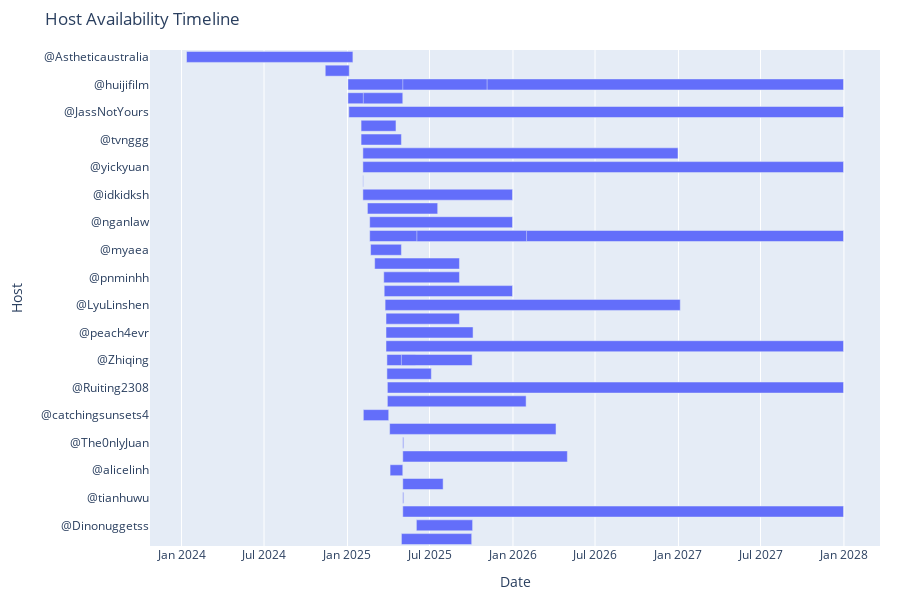

This figure's notebook cell:
### Code cell
import pandas as pd
import plotly.express as px

# Assuming 'hosts' DataFrame is already loaded

# 1. Convert dates to datetime
hosts['Available Start Date'] = pd.to_datetime(hosts['Available Start Date'])
hosts['Available End Date'] = pd.to_datetime(hosts['Available End Date'])

# 2. Optional: Cap extreme future dates (e.g., 2045) to improve visualization
max_allowed_date = pd.to_datetime("2027-12-31")
hosts['Available End Date'] = hosts['Available End Date'].apply(
    lambda x: min(x, max_allowed_date)
)

# 3. Optional: Sort hosts by start date (for neater timeline)
hosts = hosts.sort_values(by='Available Start Date')

# 4. Plot Gantt chart
fig = px.timeline(
    hosts,
    x_start="Available Start Date",
    x_end="Available End Date",
    y="Username",
    title="Host Availability Timeline",
    labels={"Username": "Host"},
)

fig.update_yaxes(autorange="reversed")  # Earliest host on top
fig.update_layout(
    height=600,
    xaxis_title="Date",
    yaxis_title="Host",
    margin=dict(l=150, r=20, t=50, b=20)
)

fig.show()

### Figure 1 — Plotly figure (JSON) as saved in the notebook; plotly's stock layout.template omitted (floating-point values rounded to 4 significant figures)
{"data": [{"base": ["2024-01-12T00:00:00.000000000", "2024-11-13T00:00:00.000000000", "2025-01-02T00:00:00.000000000", "2025-01-02T00:00:00.000000000", "2025-01-04T00:00:00.000000000", "2025-01-31T00:00:00.000000000", "2025-01-31T00:00:00.000000000", "2025-02-04T00:00:00.000000000", "2025-02-04T00:00:00.000000000", "2025-02-04T00:00:00.000000000", "2025-02-04T00:00:00.000000000", "2025-02-14T00:00:00.000000000", "2025-02-19T00:00:00.000000000", "2025-02-19T00:00:00.000000000", "2025-02-21T00:00:00.000000000", "2025-03-02T00:00:00.000000000", "2025-03-22T00:00:00.000000000", "2025-03-23T00:00:00.000000000", "2025-03-25T00:00:00.000000000", "2025-03-27T00:00:00.000000000", "2025-03-27T00:00:00.000000000", "2025-03-27T00:00:00.000000000", "2025-03-29T00:00:00.000000000", "2025-03-29T00:00:00.000000000", "2025-03-30T00:00:00.000000000", "2025-03-30T00:00:00.000000000", "2025-04-02T00:00:00.000000000", "2025-04-04T00:00:00.000000000", "2025-05-03T00:00:00.000000000", "2025-05-03T00:00:00.000000000", "2025-05-03T00:00:00.000000000", "2025-05-03T00:00:00.000000000", "2025-05-03T00:00:00.000000000", "2025-05-03T00:00:00.000000000", "2025-05-03T00:00:00.000000000", "2025-05-03T00:00:00.000000000", "2025-06-02T00:00:00.000000000", "2025-06-03T00:00:00.000000000", "2025-10-02T00:00:00.000000000", "2025-10-03T00:00:00.000000000"], "hovertemplate": "Available Start Date=%{base}<br>Available End Date=%{x}<br>Host=%{y}<extra></extra>", "legendgroup": "", "marker": {"color": "#636efa", "pattern": {"shape": ""}}, "name": "", "orientation": "h", "showlegend": false, "textposition": "auto", "type": "bar", "x": [31708800000, 4579200000, 94435200000, 10195200000, 94262400000, 6652800000, 7689600000, 60048000000, 91584000000, 86400000, 28512000000, 13392000000, 27216000000, 90288000000, 5875200000, 16156800000, 14428800000, 24451200000, 56246400000, 13996800000, 16588800000, 87177600000, 5443200000, 8467200000, 86918400000, 26438400000, -4838400000, 31708800000, 172800000, -7516800000, 31363200000, 16070400000, -2419200000, 7689600000, 172800000, 83980800000, 10713600000, 20908800000, -13392000000, -13478400000], "xaxis": "x", "y": ["@Astheticaustralia", "@jessiewxng", "@huijifilm", "@nadiakhoo", "@JassNotYours", "@joanneeqin", "@tvnggg", "@geraldlezhang", "@yickyuan", "@samgbuckets", "@idkidksh", "@nabilah_az", "@nganlaw", "@izzasofia", "@myaea", "@dylanflowang", "@pnminhh", "@missvalala", "@LyuLinshen", "@EC_GOH", "@peach4evr", "@vertexarray", "@Zhiqing", "@jqyess", "@Ruiting2308", "@Fwozennn", "@catchingsunsets4", "@jrztris", "@The0nlyJuan", "@nadiakhoo", "@LDLQH", "@huijifilm", "@alicelinh", "@Eddyyy", "@tianhuwu", "@LydiaTanYE", "@Dinonuggetss", "@izzasofia", "@berrygumbum", "@Zhiqing"], "yaxis": "y"}], "layout": {"barmode": "overlay", "height": 600, "legend": {"tracegroupgap": 0}, "margin": {"b": 20, "l": 150, "r": 20, "t": 50}, "title": {"text": "Host Availability Timeline"}, "xaxis": {"anchor": "y", "domain": [0, 1], "title": {"text": "Date"}, "type": "date"}, "yaxis": {"anchor": "x", "autorange": "reversed", "domain": [0, 1], "title": {"text": "Host"}}}}
